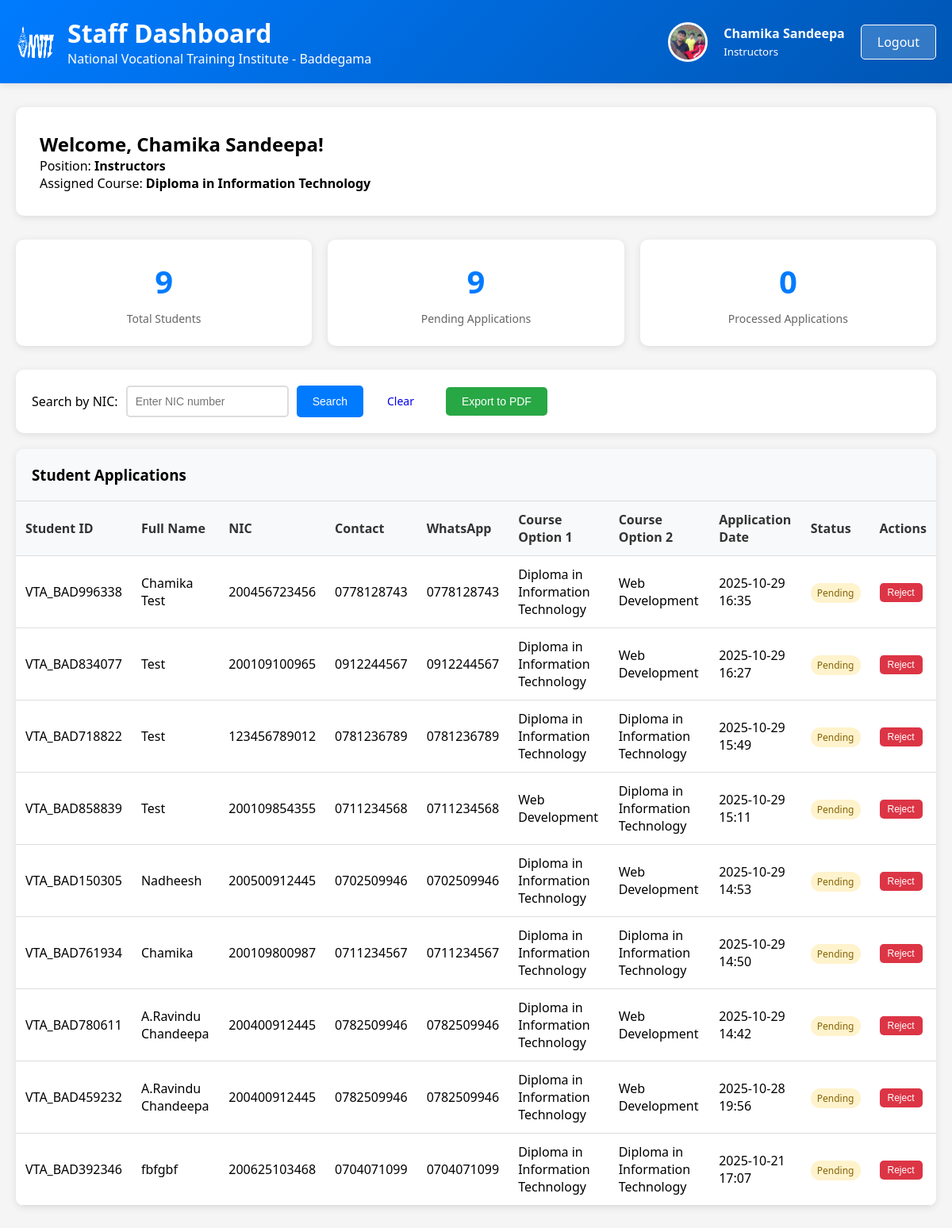
The page /office/dashboard.php (signed in) on the database its author committed.
### tables this page shows
CREATE TABLE IF NOT EXISTS `course` (
  `id` int NOT NULL AUTO_INCREMENT,
  `course_no` varchar(12) NOT NULL,
  `course_name` varchar(100) NOT NULL,
  `nvq_level` int NOT NULL,
  `course_type` enum('Full-time','Part-time','Online','Hybrid') NOT NULL,
  `qualifications` varchar(255) NOT NULL,
  `course_duration` int NOT NULL,
  `course_fee` varchar(20) NOT NULL,
  `course_description` text NOT NULL,
  `course_image` varchar(255) DEFAULT NULL,
  `status` enum('active','inactive') NOT NULL DEFAULT 'active',
  PRIMARY KEY (`id`),
  UNIQUE KEY `course_no` (`course_no`)
);

CREATE TABLE IF NOT EXISTS `student_enrollments` (
  `id` int UNSIGNED NOT NULL AUTO_INCREMENT,
  `Student_id` varchar(50) NOT NULL,
  `full_name` varchar(255) NOT NULL,
  `nic` varchar(12) NOT NULL,
  `address` text NOT NULL,
  `dob` date NOT NULL,
  `contact_no` varchar(15) NOT NULL,
  `whatsapp_no` varchar(15) DEFAULT NULL,
  `ol_pass_status` enum('Yes','No') NOT NULL,
  `ol_english_grade` varchar(5) DEFAULT NULL,
  `ol_maths_grade` varchar(5) DEFAULT NULL,
  `ol_science_grade` varchar(5) DEFAULT NULL,
  `al_category` enum('science','commerce','arts','tech','other') NOT NULL,
  `course_option_one` varchar(100) NOT NULL,
  `course_option_two` varchar(100) DEFAULT NULL,
  `application_date` timestamp NOT NULL DEFAULT CURRENT_TIMESTAMP,
  `is_processed` tinyint(1) DEFAULT '0',
  PRIMARY KEY (`id`)
);

### office/dashboard.php (the view, shortened to what this page needs)
<?php
include '../include/connection.php';
$staff_name = $_SESSION['staff_name'];
$position = $_SESSION['position'];
$course_no = $_SESSION['course_no'];
$profile_photo = $_SESSION['profile_photo'];
$search_nic = isset($_GET['search_nic']) ? trim($_GET['search_nic']) : '';
$students = [];
$params = [];
$param_types = '';
if ($position === 'Non-Academic Staff') {
    $base_query = "SELECT se.*, c.course_name FROM student_enrollments se
                   LEFT JOIN course c ON se.course_option_one = c.course_name
                   WHERE 1=1";
} else {
    $course_query = "SELECT course_name FROM course WHERE course_no = ?";
    $course_stmt = $con->prepare($course_query);
    $course_stmt->bind_param("s", $course_no);
    $course_stmt->execute();
    $course_result = $course_stmt->get_result();
    if ($course_result->num_rows > 0) {
        $course_data = $course_result->fetch_assoc();
        $instructor_course_name = $course_data['course_name'];
        $base_query = "SELECT se.*, c.course_name FROM student_enrollments se
                       LEFT JOIN course c ON se.course_option_one = c.course_name
                       WHERE (se.course_option_one = ? OR se.course_option_two = ?)";
        $params[] = $instructor_course_name;
        $params[] = $instructor_course_name;
        $param_types .= 'ss';
    } else {
        $base_query = "SELECT se.*, c.course_name FROM student_enrollments se
                       LEFT JOIN course c ON se.course_option_one = c.course_name
                       WHERE 1=0";
    }
}
$final_query = $base_query;
$final_query .= " ORDER BY se.application_date DESC";
$students_stmt = $con->prepare($final_query);
if (!empty($params)) {
    $students_stmt->bind_param($param_types, ...$params);
}
$students_stmt->execute();
$students_result = $students_stmt->get_result();
while ($student = $students_result->fetch_assoc()) {
    $students[] = $student;
}
?>
<!DOCTYPE html>
<html lang="en">
<head>
    <link rel="stylesheet" href="../css/style.css">
</head>
<body>
    <header class="dashboard-header">
        <div class="header-content">
            <div class="header-left">
                <img src="../images/logo/NVTI_logo.png" alt="NVTI Logo">
                <div>
                    <h1>Staff Dashboard</h1>
                    <p>National Vocational Training Institute - Baddegama</p>
                </div>
            </div>
            <div class="header-right">
                <?php if ($profile_photo): ?>
                    <img src="../uploads/profile_photos/<?php echo $profile_photo; ?>" alt="Profile" class="profile-photo">
                <?php endif; ?>
                <div>
                    <strong><?php echo $staff_name; ?></strong><br>
                    <small><?php echo $position; ?></small>
                </div>
                <a href="../admin/lib/logout.php" class="logout-btn">Logout</a>
            </div>
        </div>
    </header>
    <div class="dashboard-container">
        <div class="welcome-section">
            <h2>Welcome, <?php echo $staff_name; ?>!</h2>
            <p>Position: <strong><?php echo $position; ?></strong></p>
            <?php if ($position === 'Instructors' && $course_no): ?>
                <?php
                $course_query = "SELECT course_name FROM course WHERE course_no = ?";
                $course_stmt = $con->prepare($course_query);
                $course_stmt->bind_param("s", $course_no);
                $course_stmt->execute();
                $course_result = $course_stmt->get_result();
                if ($course_result->num_rows > 0) {
                    $course = $course_result->fetch_assoc();
                    echo "<p>Assigned Course: <strong>" . $course['course_name'] . "</strong></p>";
                }
                ?>
            <?php endif; ?>
        </div>
        <?php
        $total_students = count($students);
        $pending_applications = count(array_filter($students, function($s) { return $s['is_processed'] == 0; }));
        $processed_applications = count(array_filter($students, function($s) { return $s['is_processed'] == 1; }));
        ?>
        <div class="stats-grid">
            <div class="stat-card">
                <div class="stat-number"><?php echo $total_students; ?></div>
                <div class="stat-label">Total Students</div>
            </div>
            <div class="stat-card">
                <div class="stat-number"><?php echo $pending_applications; ?></div>
                <div class="stat-label">Pending Applications</div>
            </div>
            <div class="stat-card">
                <div class="stat-number"><?php echo $processed_applications; ?></div>
                <div class="stat-label">Processed Applications</div>
            </div>
        </div>
        <div class="controls-section">
            <div class="search-box">
                <label for="search_nic">Search by NIC:</label>
                <form method="GET" style="display: flex; gap: 10px;">
                    <input type="text" id="search_nic" name="search_nic" value="<?php echo htmlspecialchars($search_nic); ?>" placeholder="Enter NIC number">
                    <button type="submit" class="btn btn-primary">Search</button>
                    <a href="dashboard.php" class="btn btn-secondary">Clear</a>
                </form>
            </div>
            <div>
                <button onclick="exportToPDF()" class="btn btn-success">Export to PDF</button>
            </div>
        </div>
        <div class="students-section">
            <div class="students-header">
                <h3>Student Applications</h3>
            </div>
            <?php if (!empty($students)): ?>
                <table class="students-table" id="studentsTable">
                    <thead>
                        <tr>
                            <th>Student ID</th>
                            <th>Full Name</th>
                            <th>NIC</th>
                            <th>Contact</th>
                            <th>WhatsApp</th>
                            <th>Course Option 1</th>
                            <th>Course Option 2</th>
                            <th>Application Date</th>
                            <th>Status</th>
                            <?php if ($position === 'Instructors'): ?>
                                <th>Actions</th>
                            <?php endif; ?>
                        </tr>
                    </thead>
                    <tbody>
                        <?php foreach ($students as $student): ?>
                            <tr>
                                <td><?php echo htmlspecialchars($student['Student_id']); ?></td>
                                <td><?php echo htmlspecialchars($student['full_name']); ?></td>
                                <td><?php echo htmlspecialchars($student['nic']); ?></td>
                                <td><?php echo htmlspecialchars($student['contact_no']); ?></td>
                                <td><?php echo htmlspecialchars($student['whatsapp_no'] ?: 'N/A'); ?></td>
                                <td><?php echo htmlspecialchars($student['course_option_one']); ?></td>
                                <td><?php echo htmlspecialchars($student['course_option_two'] ?: 'N/A'); ?></td>
                                <td><?php echo date('Y-m-d H:i', strtotime($student['application_date'])); ?></td>
                                <td>
                                    <?php if ($student['is_processed']): ?>
                                        <span class="status-badge status-processed">Processed</span>
                                    <?php else: ?>
                                        <span class="status-badge status-pending">Pending</span>
                                    <?php endif; ?>
                                </td>
                                <?php if ($position === 'Instructors'): ?>
                                    <td>
                                        <form method="POST" style="display: inline;" onsubmit="return confirm('Are you sure you want to reject this student application?');">
                                            <button type="submit" name="reject_student" class="btn btn-danger" style="padding: 5px 10px; font-size: 12px;">Reject</button>
                                        </form>
                                    </td>
                                <?php endif; ?>
                            </tr>
                        <?php endforeach; ?>
                    </tbody>
                </table>
            <?php else: ?>
                <div class="no-students">
                    <p>No student applications found.</p>
                </div>
            <?php endif; ?>
        </div>
    </div>
</body>
</html>

### office/dashboard.php (style rules this page uses)
* { margin: 0; padding: 0; box-sizing: border-box; }
body { font-family: 'Segoe UI', Tahoma, Geneva, Verdana, sans-serif; background: #f5f5f5; }
.dashboard-header { background: linear-gradient(135deg, #007bff, #0056b3); color: white; padding: 20px 0; box-shadow: 0 2px 10px rgba(0,0,0,0.1); }
.header-content { max-width: 1200px; margin: 0 auto; padding: 0 20px; display: flex; justify-content: space-between; align-items: center; }
.header-left { display: flex; align-items: center; gap: 15px; }
.header-left img { width: 50px; height: 50px; border-radius: 50%; }
.profile-photo { width: 50px; height: 50px; border-radius: 50%; border: 3px solid white; object-fit: cover; }
.header-right { display: flex; align-items: center; gap: 20px; }
.logout-btn { background: rgba(255,255,255,0.2); color: white; padding: 10px 20px; border: 1px solid white; border-radius: 5px; text-decoration: none; transition: background 0.3s; }
.dashboard-container { max-width: 1200px; margin: 30px auto; padding: 0 20px; }
.welcome-section { background: white; padding: 30px; border-radius: 10px; box-shadow: 0 2px 10px rgba(0,0,0,0.1); margin-bottom: 30px; }
.controls-section { background: white; padding: 20px; border-radius: 10px; box-shadow: 0 2px 10px rgba(0,0,0,0.1); margin-bottom: 20px; display: flex; gap: 20px; align-items: center; flex-wrap: wrap; }
.search-box, .filter-box { display: flex; align-items: center; gap: 10px; }
.search-box input, .filter-box select { padding: 10px; border: 2px solid #ddd; border-radius: 5px; font-size: 14px; }
.btn { padding: 10px 20px; border: none; border-radius: 5px; cursor: pointer; text-decoration: none; display: inline-block; font-size: 14px; transition: background 0.3s; }
.btn-primary { background: #007bff; color: white; }
.btn-success { background: #28a745; color: white; }
.btn-danger { background: #dc3545; color: white; }
.students-section { background: white; border-radius: 10px; box-shadow: 0 2px 10px rgba(0,0,0,0.1); overflow: hidden; }
.students-header { background: #f8f9fa; padding: 20px; border-bottom: 1px solid #ddd; display: flex; justify-content: between; align-items: center; }
.students-table { width: 100%; border-collapse: collapse; }
.students-table th, .students-table td { padding: 12px; text-align: left; border-bottom: 1px solid #ddd; }
.students-table th { background: #f8f9fa; font-weight: 600; color: #333; }
.status-badge { padding: 4px 8px; border-radius: 12px; font-size: 12px; font-weight: 500; }
.status-pending { background: #fff3cd; color: #856404; }
.stats-grid { display: grid; grid-template-columns: repeat(auto-fit, minmax(200px, 1fr)); gap: 20px; margin-bottom: 30px; }
.stat-card { background: white; padding: 25px; border-radius: 10px; box-shadow: 0 2px 10px rgba(0,0,0,0.1); text-align: center; }
.stat-number { font-size: 2.5em; font-weight: bold; color: #007bff; margin-bottom: 10px; }
.stat-label { color: #666; font-size: 14px; }

### rows shown on the page
course: course_name "Diploma in Information Technology"
student_enrollments: is_processed "0", Student "VTA_BAD996338", full_name "Chamika Test", nic "200456723456", contact_no "0778128743", whatsapp_no "0778128743", course_option_one "Diploma in Information Technology", course_option_two "Web Development", application_date "2025-10-29 16:35", shows "Pending"
student_enrollments: Student "VTA_BAD834077", full_name "Test", nic "200109100965", contact_no "0912244567", whatsapp_no "0912244567", course_option_one "Diploma in Information Technology", course_option_two "Web Development", application_date "2025-10-29 16:27", is_processed "Pending"
student_enrollments: Student "VTA_BAD718822", full_name "Test", nic "123456789012", contact_no "0781236789", whatsapp_no "0781236789", course_option_one "Diploma in Information Technology", course_option_two "Diploma in Information Technology", application_date "2025-10-29 15:49", is_processed "Pending"
student_enrollments: Student "VTA_BAD858839", full_name "Test", nic "200109854355", contact_no "0711234568", whatsapp_no "0711234568", course_option_one "Web Development", course_option_two "Diploma in Information Technology", application_date "2025-10-29 15:11", is_processed "Pending"
student_enrollments: Student "VTA_BAD150305", full_name "Nadheesh", nic "200500912445", contact_no "0702509946", whatsapp_no "0702509946", course_option_one "Diploma in Information Technology", course_option_two "Web Development", application_date "2025-10-29 14:53", is_processed "Pending"
student_enrollments: Student "VTA_BAD761934", full_name "Chamika", nic "200109800987", contact_no "0711234567", whatsapp_no "0711234567", course_option_one "Diploma in Information Technology", course_option_two "Diploma in Information Technology", application_date "2025-10-29 14:50", is_processed "Pending"
student_enrollments: Student "VTA_BAD780611", full_name "A.Ravindu Chandeepa", nic "200400912445", contact_no "0782509946", whatsapp_no "0782509946", course_option_one "Diploma in Information Technology", course_option_two "Web Development", application_date "2025-10-29 14:42", is_processed "Pending"
student_enrollments: Student "VTA_BAD459232", full_name "A.Ravindu Chandeepa", nic "200400912445", contact_no "0782509946", whatsapp_no "0782509946", course_option_one "Diploma in Information Technology", course_option_two "Web Development", application_date "2025-10-28 19:56", is_processed "Pending"
student_enrollments: Student "VTA_BAD392346", full_name "fbfgbf", nic "200625103468", contact_no "0704071099", whatsapp_no "0704071099", course_option_one "Diploma in Information Technology", course_option_two "Diploma in Information Technology", application_date "2025-10-21 17:07", is_processed "Pending"

### other values the page prints
$staff_name "Chamika Sandeepa"
$position "Instructors"
$total_students "9"
$pending_applications "9"
